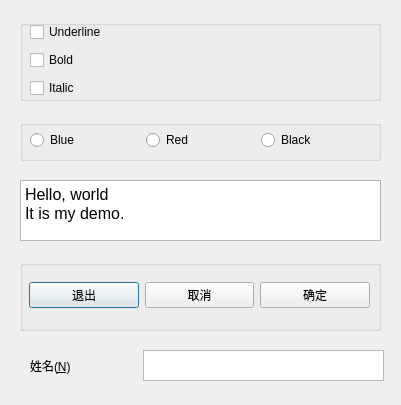
<?xml version="1.0" encoding="UTF-8"?>
<ui version="4.0">
 <class>Dialog</class>
 <widget class="QDialog" name="Dialog">
  <property name="geometry">
   <rect>
    <x>0</x>
    <y>0</y>
    <width>401</width>
    <height>405</height>
   </rect>
  </property>
  <property name="windowTitle">
   <string>Dialog</string>
  </property>
  <widget class="QTextEdit" name="textEdit">
   <property name="geometry">
    <rect>
     <x>20</x>
     <y>180</y>
     <width>361</width>
     <height>61</height>
    </rect>
   </property>
   <property name="html">
    <string>&lt;!DOCTYPE HTML PUBLIC &quot;-//W3C//DTD HTML 4.0//EN&quot; &quot;http://www.w3.org/TR/REC-html40/strict.dtd&quot;&gt;
&lt;html&gt;&lt;head&gt;&lt;meta name=&quot;qrichtext&quot; content=&quot;1&quot; /&gt;&lt;style type=&quot;text/css&quot;&gt;
p, li { white-space: pre-wrap; }
&lt;/style&gt;&lt;/head&gt;&lt;body style=&quot; font-family:'SimSun'; font-size:9pt; font-weight:400; font-style:normal;&quot;&gt;
&lt;p style=&quot; margin-top:0px; margin-bottom:0px; margin-left:0px; margin-right:0px; -qt-block-indent:0; text-indent:0px;&quot;&gt;&lt;span style=&quot; font-family:'SimSun'; font-size:12pt;&quot;&gt;Hello, world&lt;/span&gt;&lt;/p&gt;
&lt;p style=&quot; margin-top:0px; margin-bottom:0px; margin-left:0px; margin-right:0px; -qt-block-indent:0; text-indent:0px;&quot;&gt;&lt;span style=&quot; font-family:'SimSun'; font-size:12pt;&quot;&gt;It is my demo.&lt;/span&gt;&lt;/p&gt;&lt;/body&gt;&lt;/html&gt;</string>
   </property>
  </widget>
  <widget class="QGroupBox" name="groupBox">
   <property name="geometry">
    <rect>
     <x>20</x>
     <y>260</y>
     <width>361</width>
     <height>71</height>
    </rect>
   </property>
   <property name="title">
    <string/>
   </property>
   <widget class="QWidget" name="horizontalLayoutWidget_2">
    <property name="geometry">
     <rect>
      <x>9</x>
      <y>0</y>
      <width>341</width>
      <height>71</height>
     </rect>
    </property>
    <layout class="QHBoxLayout" name="horizontalLayout_2">
     <item>
      <widget class="QPushButton" name="btnExit">
       <property name="text">
        <string>退出</string>
       </property>
      </widget>
     </item>
     <item>
      <widget class="QPushButton" name="btnCancel_2">
       <property name="text">
        <string>取消</string>
       </property>
      </widget>
     </item>
     <item>
      <widget class="QPushButton" name="btnOK">
       <property name="text">
        <string>确定</string>
       </property>
      </widget>
     </item>
    </layout>
   </widget>
  </widget>
  <widget class="QGroupBox" name="groupBox_3">
   <property name="geometry">
    <rect>
     <x>20</x>
     <y>20</y>
     <width>361</width>
     <height>81</height>
    </rect>
   </property>
   <property name="title">
    <string/>
   </property>
   <widget class="QWidget" name="verticalLayoutWidget">
    <property name="geometry">
     <rect>
      <x>10</x>
      <y>0</y>
      <width>191</width>
      <height>80</height>
     </rect>
    </property>
    <layout class="QVBoxLayout" name="verticalLayout">
     <item>
      <widget class="QCheckBox" name="chkBoxUnder">
       <property name="text">
        <string>Underline</string>
       </property>
      </widget>
     </item>
     <item>
      <widget class="QCheckBox" name="chkBoxBold">
       <property name="text">
        <string>Bold</string>
       </property>
      </widget>
     </item>
     <item>
      <widget class="QCheckBox" name="chkBoxItalic">
       <property name="text">
        <string>Italic</string>
       </property>
      </widget>
     </item>
    </layout>
   </widget>
  </widget>
  <widget class="QGroupBox" name="groupBox_2">
   <property name="geometry">
    <rect>
     <x>20</x>
     <y>120</y>
     <width>361</width>
     <height>41</height>
    </rect>
   </property>
   <property name="title">
    <string/>
   </property>
   <widget class="QWidget" name="horizontalLayoutWidget">
    <property name="geometry">
     <rect>
      <x>10</x>
      <y>0</y>
      <width>341</width>
      <height>41</height>
     </rect>
    </property>
    <layout class="QHBoxLayout" name="horizontalLayout">
     <item>
      <widget class="QRadioButton" name="rBtnBlue">
       <property name="text">
        <string>Blue</string>
       </property>
      </widget>
     </item>
     <item>
      <widget class="QRadioButton" name="rBtnRed">
       <property name="text">
        <string>Red</string>
       </property>
      </widget>
     </item>
     <item>
      <widget class="QRadioButton" name="rBtnBlack">
       <property name="text">
        <string>Black</string>
       </property>
      </widget>
     </item>
    </layout>
   </widget>
  </widget>
  <widget class="QPlainTextEdit" name="plainTextEdit">
   <property name="geometry">
    <rect>
     <x>143</x>
     <y>350</y>
     <width>241</width>
     <height>31</height>
    </rect>
   </property>
  </widget>
  <widget class="QLabel" name="label">
   <property name="geometry">
    <rect>
     <x>30</x>
     <y>350</y>
     <width>101</width>
     <height>31</height>
    </rect>
   </property>
   <property name="text">
    <string>姓名(&amp;N)</string>
   </property>
   <property name="buddy">
    <cstring>plainTextEdit</cstring>
   </property>
  </widget>
 </widget>
 <resources/>
 <connections>
  <connection>
   <sender>btnOK</sender>
   <signal>clicked()</signal>
   <receiver>Dialog</receiver>
   <slot>accept()</slot>
   <hints>
    <hint type="sourcelabel">
     <x>340</x>
     <y>296</y>
    </hint>
    <hint type="destinationlabel">
     <x>372</x>
     <y>491</y>
    </hint>
   </hints>
  </connection>
  <connection>
   <sender>btnCancel_2</sender>
   <signal>clicked()</signal>
   <receiver>Dialog</receiver>
   <slot>reject()</slot>
   <hints>
    <hint type="sourcelabel">
     <x>220</x>
     <y>296</y>
    </hint>
    <hint type="destinationlabel">
     <x>195</x>
     <y>550</y>
    </hint>
   </hints>
  </connection>
  <connection>
   <sender>btnExit</sender>
   <signal>clicked()</signal>
   <receiver>Dialog</receiver>
   <slot>close()</slot>
   <hints>
    <hint type="sourcelabel">
     <x>100</x>
     <y>300</y>
    </hint>
    <hint type="destinationlabel">
     <x>87</x>
     <y>479</y>
    </hint>
   </hints>
  </connection>
 </connections>
</ui>
